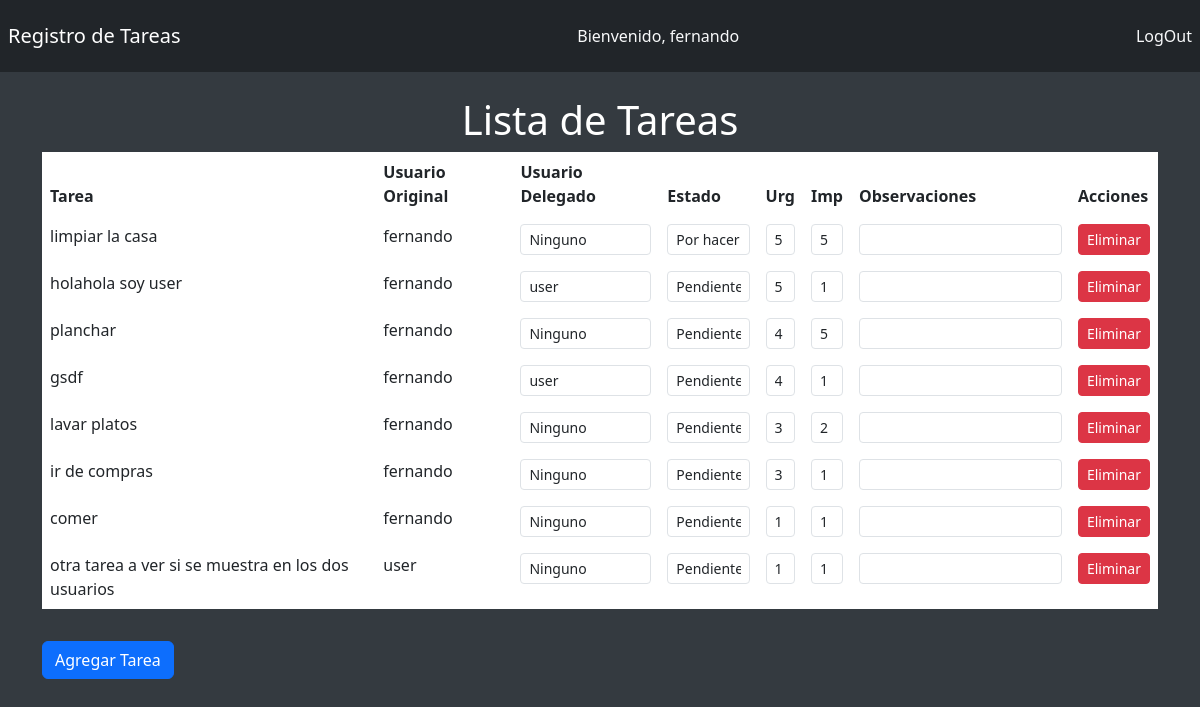
Page /tasks/ (signed in) on the committed database.
### tasks/models.py (models this page shows, shortened)
class Task(models.Model):
    PENDING = 'Pendiente'
    TODO = 'Por hacer'
    ASSIGNED = 'Asignada'
    IN_PROGRESS = 'En curso'
    DELAYED = 'Demorada'
    COMPLETED = 'Finalizada'
    STATUS_CHOICES = [
        (PENDING, 'Pendiente'),
        (TODO, 'Por hacer'),
        (ASSIGNED, 'Asignada'),
        (IN_PROGRESS, 'En curso'),
        (DELAYED, 'Demorada'),
        (COMPLETED, 'Finalizada'),
    ]
    PRIORITY_CHOICES = [
        (1, '1'),
        (2, '2'),
        (3, '3'),
        (4, '4'),
        (5, '5'),
    ]
    created_by = models.ForeignKey(User, on_delete=models.CASCADE, related_name='created_tasks')
    delegated_to = models.ForeignKey(User, on_delete=models.CASCADE, null=True, blank=True, related_name='delegated_tasks')
    title = models.CharField(max_length=200)
    status = models.CharField(max_length=20, choices=STATUS_CHOICES, default=PENDING)
    importance = models.IntegerField(choices=PRIORITY_CHOICES, default=1)
    urgency = models.IntegerField(choices=PRIORITY_CHOICES, default=1)
    observations = models.TextField(blank=True)
    created_at = models.DateTimeField(auto_now_add=True)
    updated_at = models.DateTimeField(auto_now=True)

### tasks/views.py (the view, shortened to what this page needs)
# urls.py: path('', views.task_list, name='task_list'),
@login_required
def task_list(request):
    tasks = Task.objects.filter(Q(created_by=request.user) | Q(delegated_to=request.user)).order_by('-urgency', '-importance')
    status_choices = Task.STATUS_CHOICES
    priority_choices = Task.PRIORITY_CHOICES
    users = User.objects.exclude(pk=request.user.pk)  # Obtén la lista de usuarios disponibles para delegar
    return render(request, 'tasks/task_list.html', {'tasks': tasks, 'status_choices': status_choices, 'priority_choices': priority_choices, 'users': users})

### tasks/templates/tasks/task_list.html (shortened to what this page needs)
{% extends 'base.html' %}
{% block content %}
<div class="container">
   <h1 class="text-center mt-4">Lista de Tareas</h1>
   <table class="table table-borderless text-light">
       <thead class="thead-dark">
           <tr>
               <th scope="col">Tarea</th>
               <th scope="col">Usuario Original</th>
               <th scope="col">Usuario Delegado</th>
               <th scope="col">Estado</th>
               <th scope="col">Urg</th>
               <th scope="col">Imp</th>
               <th scope="col">Observaciones</th>
               <th scope="col">Acciones</th>
           </tr>
       </thead>
       <tbody>
           {% for task in tasks %}
           <tr>
               <td>{{ task.title }}</td>
               <td>{{ task.created_by.username }}</td>
               <td>
                   <form method="POST" action="{% url 'task_list' %}" class="d-inline">
                       <select name="delegated_to" class="form-control form-control-sm" onchange="this.form.submit()">
                           <option value="">Ninguno</option>
                           {% for user in users %}
                           <option value="{{ user.id }}" {% if task.delegated_to == user %}selected{% endif %}>{{ user.username }}</option>
                           {% endfor %}
                       </select>
                   </form>
               </td>
               <td>
                   <form method="POST" action="{% url 'update_status' task.id %}" class="d-inline">
                       <select name="status" class="form-control form-control-sm" onchange="this.form.submit()">
                           {% for choice in status_choices %}
                               <option value="{{ choice.0 }}" {% if choice.0 == task.status %}selected{% endif %}>{{ choice.1 }}</option>
                           {% endfor %}
                       </select>
                   </form>
               </td>
               <td>
                   <form method="POST" action="{% url 'update_urgency' task.id %}" class="d-inline">
                       <select name="urgency" class="form-control form-control-sm" onchange="this.form.submit()">
                           {% for choice in priority_choices %}
                               <option value="{{ choice.0 }}" {% if choice.0 == task.urgency %}selected{% endif %}>{{ choice.1 }}</option>
                           {% endfor %}
                       </select>
                   </form>
               </td>
               <td>
                   <form method="POST" action="{% url 'update_importance' task.id %}" class="d-inline">
                       <select name="importance" class="form-control form-control-sm" onchange="this.form.submit()">
                           {% for choice in priority_choices %}
                               <option value="{{ choice.0 }}" {% if choice.0 == task.importance %}selected{% endif %}>{{ choice.1 }}</option>
                           {% endfor %}
                       </select>
                   </form>
               </td>
               <td>
                   <form method="POST" action="{% url 'update_observations' task.id %}" class="d-inline">
                       <input type="text" name="observations" class="form-control form-control-sm" onchange="this.form.submit()" value="{{ task.observations }}">
                   </form>
               </td>
               <td>
                   <a href="{% url 'delete_task' task.id %}" class="btn btn-danger btn-sm">Eliminar</a>
               </td>
           </tr>
           {% endfor %}
       </tbody>
   </table>
   <a href="{% url 'create_task' %}" class="btn btn-primary mt-3">Agregar Tarea</a>
</div>
{% endblock %}

### tasks/templates/base.html (shortened to what this page needs)
<!DOCTYPE html>
<html lang="es">
<head>
    <link href="https://cdn.jsdelivr.net/npm/bootstrap@5.3.0-alpha3/dist/css/bootstrap.min.css" rel="stylesheet">
</head>
<body>
    <nav class="navbar navbar-dark bg-dark text-light ">
        <span class="navbar-brand m-lg-2">Registro de Tareas</span>
        {% if user.is_authenticated %}
        <span class="navbar-text text-light m-lg-2">Bienvenido, {{ user.username }}</span>
        <a class="nav-link text-light m-lg-2" href="{% url 'logout' %}">LogOut</a>
        {% endif %}
    </nav>
    {% block content %}
    {% endblock %}
</body>
</html>

### tasks/templates/base.html (style rules this page uses)
body { background-color: #343a40; color: #ffffff; }

### rows in the picture
Task: title "limpiar la casa", created_by.username "fernando", status "Por hacer", urgency "5", importance "5"
Task: title "holahola soy user", created_by.username "fernando", delegated_to "user", status "Pendiente", urgency "5", importance "1"
Task: title "planchar", created_by.username "fernando", status "Pendiente", urgency "4", importance "5"
Task: title "gsdf", created_by.username "fernando", delegated_to "user", status "Pendiente", urgency "4", importance "1"
Task: title "lavar platos", created_by.username "fernando", status "Pendiente", urgency "3", importance "2"
Task: title "ir de compras", created_by.username "fernando", status "Pendiente", urgency "3", importance "1"
Task: title "comer", created_by.username "fernando", status "Pendiente", urgency "1", importance "1"
Task: title "otra tarea a ver si se muestra en los dos usuarios", created_by.username "user", status "Pendiente", urgency "1", importance "1"

### other values in the picture
{{ user.username }} "fernando"
